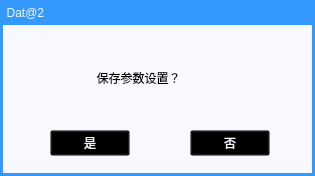
<?xml version="1.0" encoding="UTF-8"?>
<ui version="4.0">
 <class>Save</class>
 <widget class="QDialog" name="Save">
  <property name="geometry">
   <rect>
    <x>0</x>
    <y>0</y>
    <width>315</width>
    <height>176</height>
   </rect>
  </property>
  <property name="windowTitle">
   <string>Dialog</string>
  </property>
  <widget class="QGroupBox" name="groupBox">
   <property name="geometry">
    <rect>
     <x>0</x>
     <y>20</y>
     <width>315</width>
     <height>156</height>
    </rect>
   </property>
   <property name="styleSheet">
    <string notr="true">QGroupBox {
	background-color: rgb(248, 248, 255);
	color: rgb(248, 248, 255);
    font: 14pt &quot;黑体&quot;;
    margin-top: 0ex;
    border-width:3px;  
    border-style:solid;
    border-color: rgb(51, 153, 255);  
}</string>
   </property>
   <property name="title">
    <string/>
   </property>
   <widget class="QPushButton" name="pushButton">
    <property name="geometry">
     <rect>
      <x>50</x>
      <y>110</y>
      <width>80</width>
      <height>26</height>
     </rect>
    </property>
    <property name="focusPolicy">
     <enum>Qt::NoFocus</enum>
    </property>
    <property name="styleSheet">
     <string notr="true">border-image: url(:/LCD_CS351/LCD_CS351/35_all/67.bmp);
background:transparent;
font: 12pt &quot;黑体&quot;;
color: rgb(248, 248, 255);</string>
    </property>
    <property name="text">
     <string>是</string>
    </property>
   </widget>
   <widget class="QPushButton" name="pushButton_2">
    <property name="geometry">
     <rect>
      <x>190</x>
      <y>110</y>
      <width>80</width>
      <height>26</height>
     </rect>
    </property>
    <property name="focusPolicy">
     <enum>Qt::NoFocus</enum>
    </property>
    <property name="styleSheet">
     <string notr="true">border-image: url(:/LCD_CS351/LCD_CS351/35_all/67.bmp);
background:transparent;
font: 12pt &quot;黑体&quot;;
color: rgb(248, 248, 255);</string>
    </property>
    <property name="text">
     <string>否</string>
    </property>
   </widget>
   <widget class="QLabel" name="label_2">
    <property name="geometry">
     <rect>
      <x>21</x>
      <y>20</y>
      <width>65</width>
      <height>54</height>
     </rect>
    </property>
    <property name="styleSheet">
     <string notr="true">border-image: url(:/LCD_CS351/LCD_CS351/logo/warn.png);</string>
    </property>
    <property name="text">
     <string/>
    </property>
   </widget>
   <widget class="QLabel" name="label_3">
    <property name="geometry">
     <rect>
      <x>90</x>
      <y>47</y>
      <width>221</width>
      <height>21</height>
     </rect>
    </property>
    <property name="styleSheet">
     <string notr="true">font: 14pt &quot;黑体&quot;;</string>
    </property>
    <property name="text">
     <string>  保存参数设置？</string>
    </property>
   </widget>
  </widget>
  <widget class="QLabel" name="label">
   <property name="geometry">
    <rect>
     <x>0</x>
     <y>0</y>
     <width>315</width>
     <height>25</height>
    </rect>
   </property>
   <property name="styleSheet">
    <string notr="true">background-color: rgb(51, 153, 255); 
font: 12pt &quot;黑体&quot;;
color: rgb(248, 248, 255);</string>
   </property>
   <property name="text">
    <string>  Dat@2</string>
   </property>
  </widget>
  <widget class="QPushButton" name="pushButton_cancel">
   <property name="geometry">
    <rect>
     <x>285</x>
     <y>0</y>
     <width>31</width>
     <height>25</height>
    </rect>
   </property>
   <property name="focusPolicy">
    <enum>Qt::NoFocus</enum>
   </property>
   <property name="styleSheet">
    <string notr="true">border-image: url(:/LCD_CS351/LCD_CS351/35_all/cha.bmp);
background:transparent;</string>
   </property>
   <property name="text">
    <string/>
   </property>
   <property name="autoDefault">
    <bool>false</bool>
   </property>
   <property name="flat">
    <bool>true</bool>
   </property>
  </widget>
 </widget>
 <resources/>
 <connections/>
</ui>
